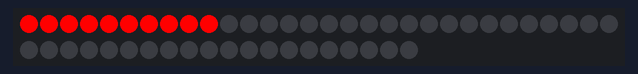
Bench run of a sketch on a simulated Arduino Uno, built with avr-gcc and run on an emulated ATmega328P. On the bench: 50 RGB LEDs in strip order, left to right, continuing on the next row. Dim RGB values are drawn brighter than linear.

Above: at 0.16 s.
At 5.02 s:
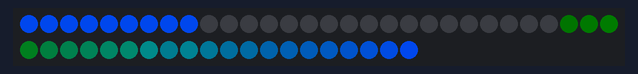
At 9.89 s:
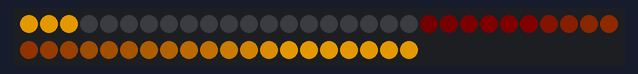
At 19.94 s:
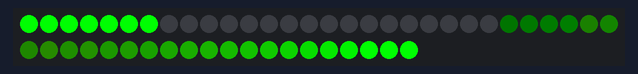
At 29.67 s:
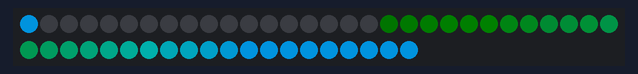
At 39.72 s:
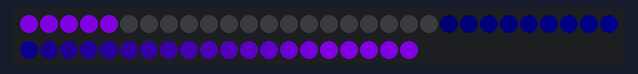

The sketch:

meteoShowerLED.ino
```cpp
#include <FastLED.h>

#define LED_PIN     7
#define NUM_LEDS    50
#define METEOR_SIZE 10
#define SPEED       30  // Speed of meteor

CRGB leds[NUM_LEDS];

void setup() {
  FastLED.addLeds<WS2812, LED_PIN, GRB>(leds, NUM_LEDS);
}

void loop() {
  static uint8_t hue = 0;

  // Fade all LEDs slightly to simulate a trail
  for (int i = 0; i < NUM_LEDS; i++) {
    leds[i].fadeToBlackBy(40);
  }

  // Draw the meteor (a bright segment moving across the strip)
  for (int i = 0; i < METEOR_SIZE; i++) {
    int ledIndex = (i + hue) % NUM_LEDS;  // Wrap the meteor around the strip
    leds[ledIndex] = CHSV(hue, 255, 255);
  }

  FastLED.show();
  hue++;  // Move the meteor forward
  delay(SPEED);
}
```
